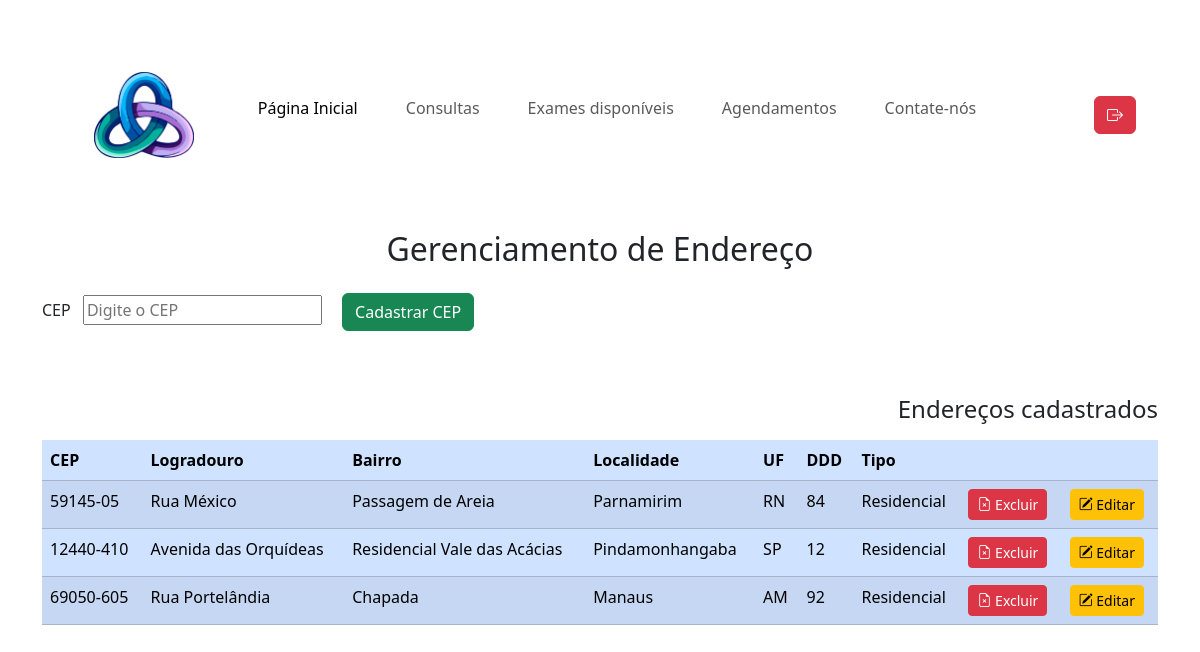
The page /MedTime/actions/enderecos/gerenciamento_enderecos.php (signed in) on the database its author committed.
### tables this page shows
CREATE TABLE `localizacoes` (
  `id` int(11) NOT NULL,
  `cep` varchar(9) NOT NULL,
  `logradouro` varchar(300) NOT NULL,
  `complemento` varchar(300) DEFAULT NULL,
  `bairro` varchar(300) NOT NULL,
  `localidade` varchar(300) NOT NULL,
  `uf` varchar(300) NOT NULL,
  `ddd` varchar(300) NOT NULL,
  `tipo` varchar(15) NOT NULL DEFAULT 'Residencial'
);

### MedTime/classes/Localizacao.class.php (called while the page is built, shortened)
<?php
class Localizacao {
    public function Listar(){
        $sql = "SELECT * FROM localizacoes";
        $banco = Banco::conectar();
        $comando = $banco->prepare($sql);
        $comando->execute();
        $resultado = $comando->fetchAll(PDO::FETCH_ASSOC);
        return $resultado;
    }
}
?>

### MedTime/actions/enderecos/gerenciamento_enderecos.php (the view, shortened to what this page needs)
<?php
require_once('../../classes/Localizacao.class.php');
$localizacao = new Localizacao();
$lista_localizacao = $localizacao->Listar();
?>
<!DOCTYPE html>
<html lang="pt-br">
<head>
  <link href="https://cdn.jsdelivr.net/npm/bootstrap@5.3.3/dist/css/bootstrap.min.css" rel="stylesheet">
  <link rel="stylesheet" href="https://cdn.jsdelivr.net/npm/bootstrap-icons@1.11.3/font/bootstrap-icons.min.css">
</head>
<body>
  <div class="container-fluid mt-5">
    <nav class="navbar navbar-expand-lg navbar-custom righteous-regular">
                <div class="container-fluid">
                    <div class="collapse navbar-collapse justify-content-center py-2" id="navbarNav">
                        <ul class="navbar-nav">
                            <li class="nav-item px-3 mx-3">
                                <a class="nav-link active" href="#">
                                    <img src="../../img/logo.png" alt="logo" width="100px">
                                </a>
                            </li>
                            <li class="nav-item px-3 mt-4">
                                <a class="nav-link active" aria-current="page" href="#">Página Inicial</a>
                            </li>
                            <li class="nav-item px-3 mt-4">
                                <a class="nav-link" href="#">Consultas</a>
                            </li>
                            <li class="nav-item px-3 mt-4">
                                <a class="nav-link" href="#">Exames disponíveis</a>
                            </li>
                            <li class="nav-item px-3 mt-4">
                                <a class="nav-link" href="#">Agendamentos</a>
                            </li>
                            <li class="nav-item px-3 mt-4">
                                <a class="nav-link" href="#">Contate-nós</a>
                            </li>
                        </ul>
                    </div>
                </div>
                <div class="d-flex justify-content-end mx-5">
                    <a class="btn btn-danger mx-1 text-white" href="logout.php">
                        <i class="bi bi-box-arrow-right"></i>
                    </a>
                </div>
            </nav>
      </div>
    <div class="container mt-5">
      <h2 class="text-center mb-4">Gerenciamento de Endereço</h2>
      <form action="" method="POST">
        <label for="cepValidar"><h6>CEP</h6></label>
        <input type="text" class="mx-2" id="cepValidar" maxlenght="14" placeholder="Digite o CEP" name="cepValidar">
        <button class="btn btn-success mx-2">Cadastrar CEP</button>
      </form>
    </div>
      <div class="container mt-5">
      <table class="table table-striped table-hover table-primary mt-2">
      <div class="d-flex justify-content-end">
        <h4>Endereços cadastrados</h4>
        </div>
        <thead>
          <tr>
            <th>CEP</th>
            <th>Logradouro</th>
            <th>Bairro</th>
            <th>Localidade</th>
            <th>UF</th>
            <th>DDD</th>
            <th>Tipo</th>
            <th></th>
            <th></th>
          </tr>
        </thead>
        <tbody>
            <?php foreach($lista_localizacao as $local){ ?>
            <tr>
                <td><?=$local['cep'];?></td>
                <td><?=$local['logradouro'];?></td>
                <td><?=$local['bairro'];?></td>
                <td><?=$local['localidade'];?></td>
                <td><?=$local['uf'];?></td>
                <td><?=$local['ddd'];?></td>
                <td><?=$local['tipo'];?></td>
                <td><a href="#" class="btn btn-danger btn-sm" onclick="excluir(<?=$local['id'];?>)"><i class="bi bi-file-earmark-x"></i> Excluir</a></td>
                <td><button type="submit" class="btn btn-warning btn-sm" data-toggle="modal" data-target="#modalEdicao"
                    data-id="<?=$local['id'];?>" data-cep="<?=$local['cep'];?>"
                    data-logradouro="<?=$local['logradouro'];?>" data-complemento="<?=$local['complemento'];?>"
                    data-bairro="<?=$local['bairro'];?>" data-localidade="<?=$local['localidade'];?>"
                    data-uf="<?=$local['uf'];?>" data-ddd="<?=$local['ddd'];?>" data-tipo="<?=$local['tipo'];?>">
                    <i class="bi bi-pencil-square"></i> Editar</button></td>
            </tr>
            <?php } ?>
        </tbody>
      </table>
    </div>
</body>
</html>

### rows shown on the page
localizacoes: cep "59145-05", logradouro "Rua México", bairro "Passagem de Areia", localidade "Parnamirim", uf "RN", ddd "84", tipo "Residencial"
localizacoes: cep "12440-410", logradouro "Avenida das Orquídeas", bairro "Residencial Vale das Acácias", localidade "Pindamonhangaba", uf "SP", ddd "12", tipo "Residencial"
localizacoes: cep "69050-605", logradouro "Rua Portelândia", bairro "Chapada", localidade "Manaus", uf "AM", ddd "92", tipo "Residencial"
